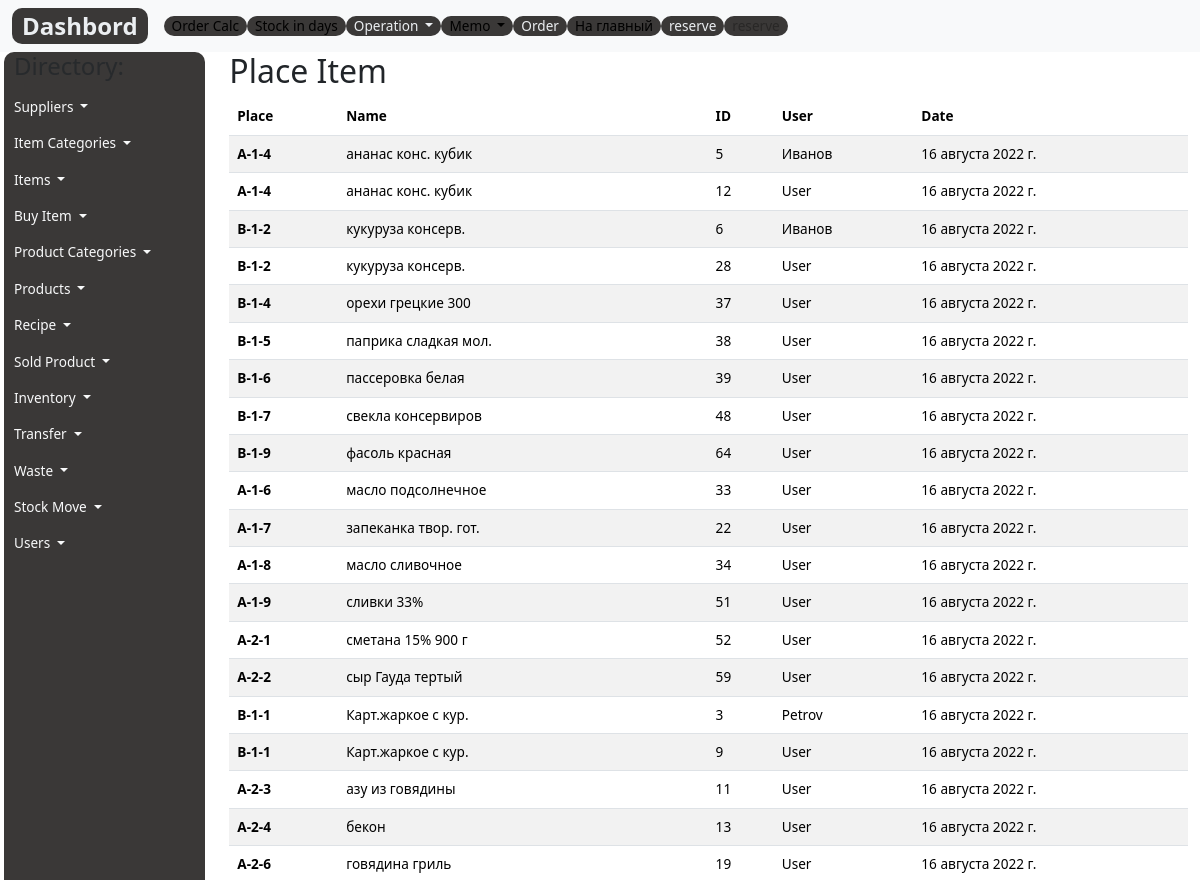
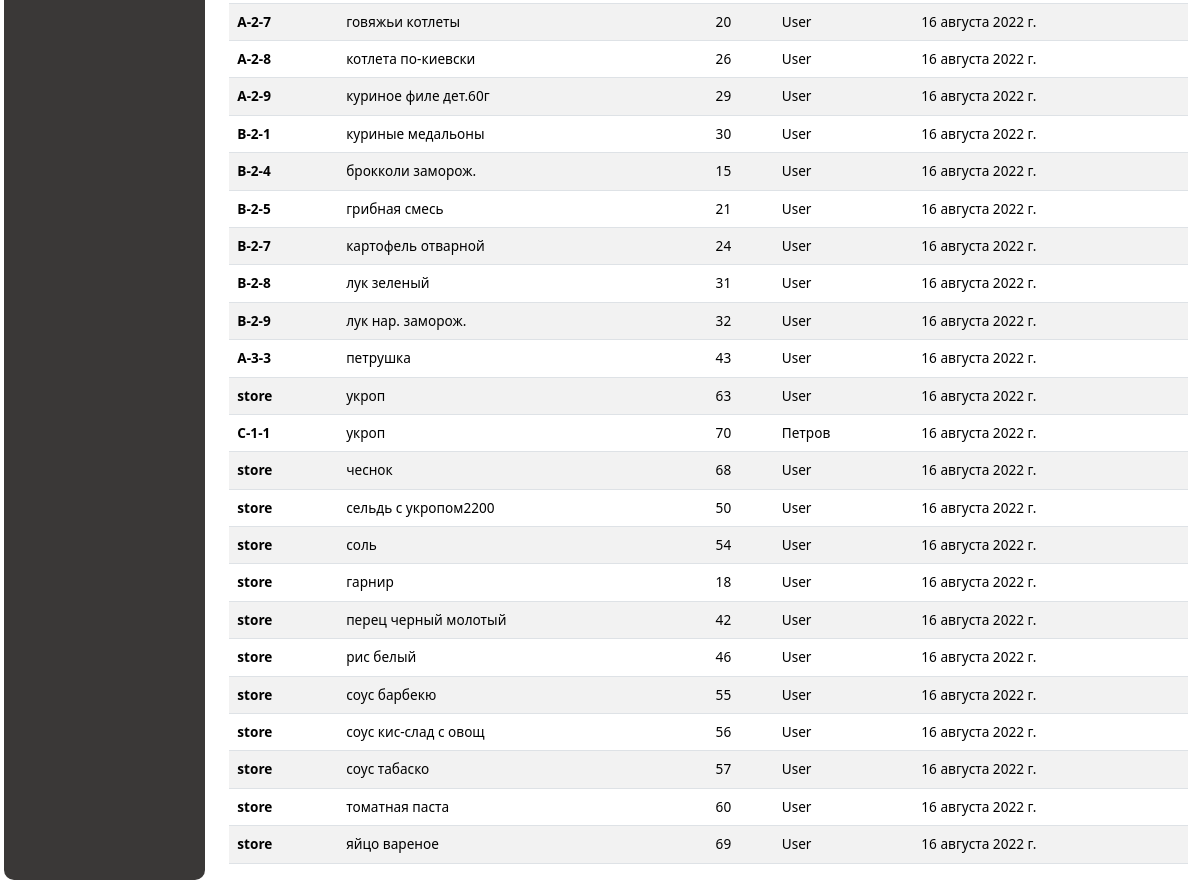
The app's page /control/place_list/, older data (2 pictures, top to bottom).
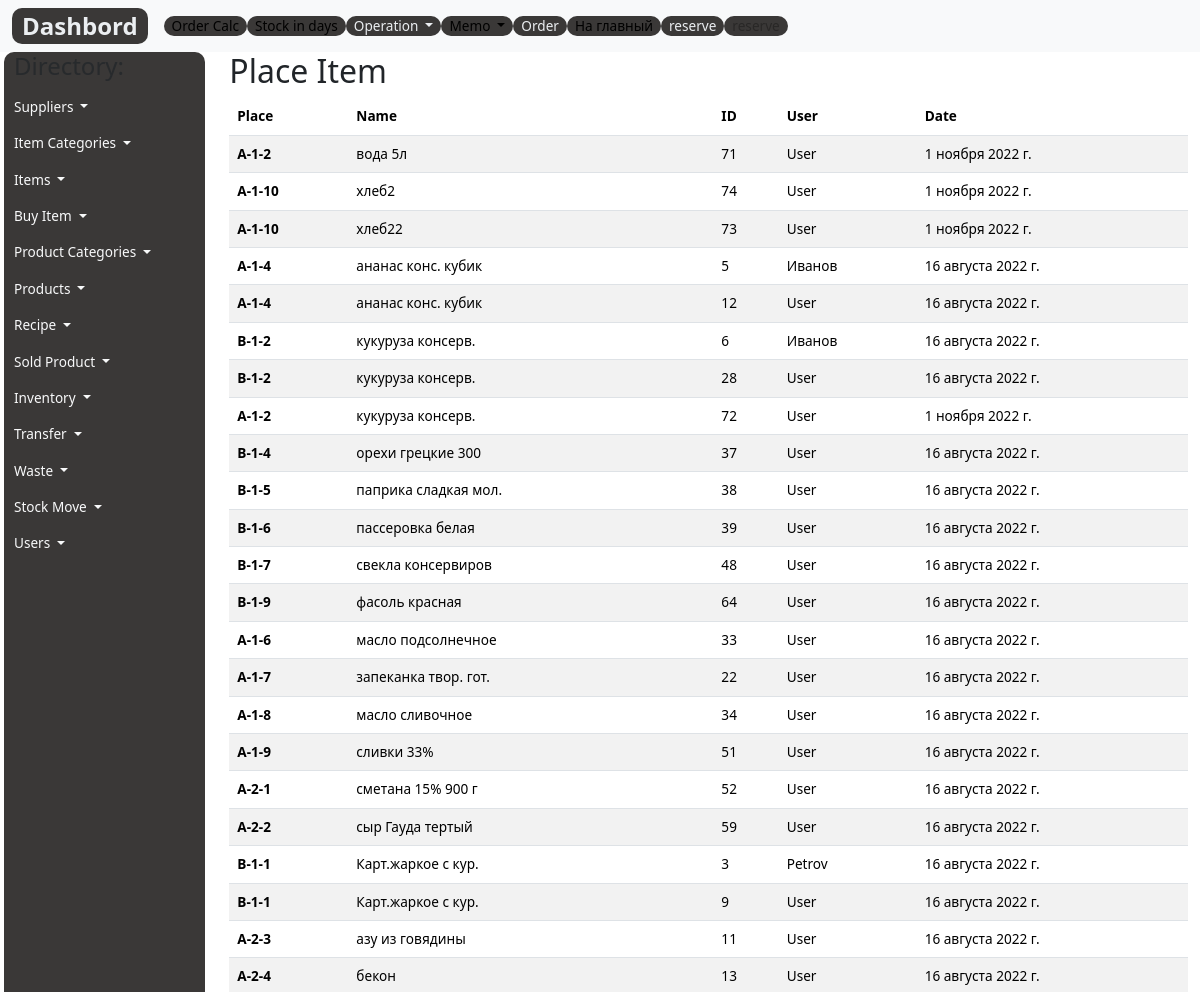
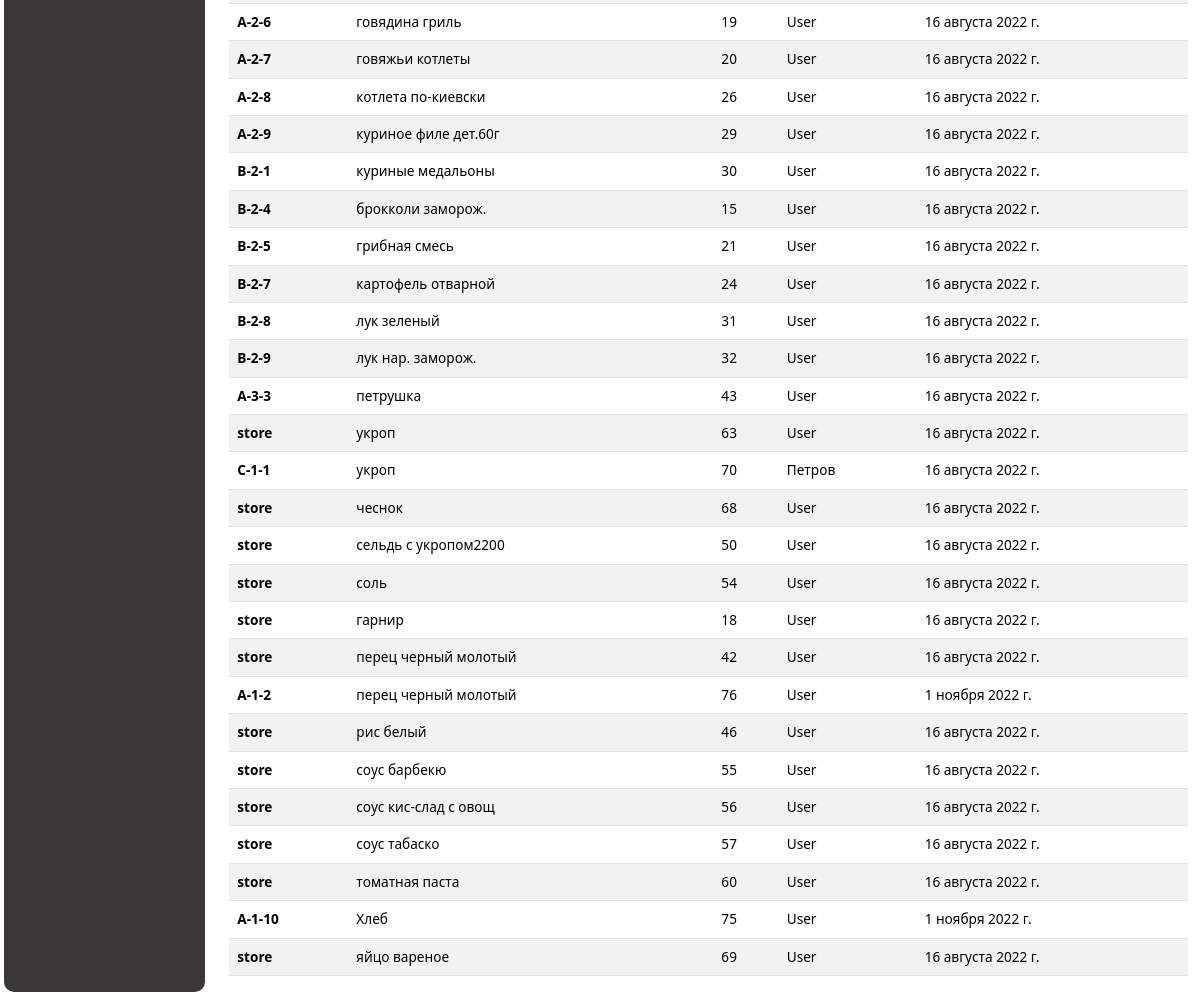
The same page, newer data (2 pictures, top to bottom).
### control/models.py (models this page shows, shortened)
class MoveItem(models.Model):
    name = models.ForeignKey(Item, null=True, verbose_name='Наименование', on_delete=models.CASCADE)# для form buy_item.html
    place= models.CharField(max_length=250,verbose_name='Место',  null=True ,help_text='Стеллаж - Ряд - Место',default='  ')
    document= models.CharField(max_length=250,verbose_name='Заполнил',  null=True ,default='User ')
    created_date = models.DateField(auto_now_add=True, verbose_name='Дата',)
    class Meta:
        ordering = ['name','id']
        verbose_name = 'Место'
        verbose_name_plural = 'Место'

### register/models.py (models this page shows, shortened)
class Item(models.Model):
    code=models.DecimalField(max_digits=12, unique=True, help_text="Не более 12 знаков",decimal_places=0,null=True,verbose_name='Код')
    name = models.CharField(max_length=200, help_text="Не более 200 знаков", unique=True,db_index=True)
    category = models.ForeignKey(
        CategoryItem, related_name='item', on_delete=models.CASCADE)
    supplier=models.ForeignKey(Supplier, related_name='item',on_delete=models.CASCADE)
    unit = models.CharField(max_length=50, help_text="Не более 50 знаков", choices=UNITS ) # pounds, lbs, oz ,grams, etc
    unit_cost = models.DecimalField(max_digits=10, help_text="Не более 10 знаков",decimal_places=2)
    description = models.TextField(blank=True, null=True)
    slug= models.SlugField(max_length=255, verbose_name='Url', unique=True)
    delivery_time = models.IntegerField(verbose_name='Дней', null=True)
    supply_pack = models.IntegerField(verbose_name='Упаковка, ед.', null=True, default=1)
    pack_weight= models.FloatField(verbose_name='вес упаковки', blank=True, null=True)
    pack_length=models.FloatField(verbose_name='длина упаковки', blank=True, null=True)
    pack_width = models.FloatField(verbose_name='ширина упаковки', blank=True, null=True)
    pack_height = models.FloatField(verbose_name='высота упаковки', blank=True, null=True)
    best_befor = models.DateField(blank=True, null=True, default=date.today()+timedelta(days=30))
    created_date= models.DateField(auto_now_add=True, verbose_name='Создан',null=True)
    updated_date = models.DateField(auto_now=True,  verbose_name='Изменен', null=True)
    class Meta:
        ordering = ['category','name']
        verbose_name = 'Товар'
        verbose_name_plural = 'Товары'
    def __str__(self):
        return self.name

### control/views.py (the view)
# urls.py: path('place_list/', PlaceItemsListView.as_view(), name='place-list'),
class PlaceItemsListView(ListView):
    model=MoveItem
    template_name = 'lists/place_list.html'
    context_object_name = 'places'

### control/templates/lists/place_list.html (shortened to what this page needs)
{% extends 'base.html' %}
{% block content %}
<div class="container">
  <h2>Place Item</h2>
  <table class="table table-striped">
    <thead style="position: sticky;
  top: -1px;
  z-index: 2;background: #9d9e9e;">
      <tr>
        <th scope="col">Place</th>
        <th scope="col">Name</th>
        <th scope="col">ID</th>
        <th scope="col">User</th>
        <th scope="col">Date</th>
      </tr>
    </thead>
    <tbody>
      {% for place in places %}
      <tr>
        <th scope="row">{{place.place}}</th>
        <td>{{place.name}}</td>
        <td>{{place.id}}</td>
        <td>{{place.document}}</td>
        <td>{{place.created_date}}</td>
      </tr>
      {% endfor %}
    </tbody>
  </table>
</div>
{% endblock %}

### templates/base.html (shortened to what this page needs)
{% load static %}
{% load bootstrap5 %}
<!DOCTYPE html>
<html lang="en">
<head>
  {% bootstrap_css %}
  <link rel="stylesheet" type="text/css" href="{% static 'css/style.css' %}">
</head>
<body>
  {% block navbar %}
  <nav class="navbar navbar-expand-lg bg-light">
    <div class="container-fluid">
      <a class="navbar-brand font1-b navbutt" href="{% url 'dashbord' %}">Dashbord</a>
      <div class="collapse navbar-collapse" id="navbarSupportedContent">
        <ul class="navbar-nav me-auto mb-2 mb-lg-0">
          <li class="nav-item">
            <a class="nav-link active navbutt" aria-current="page" href="{% url 'order_calc' %}">Order Calc</a>
          </li>
          <li class="nav-item">
            <a class="nav-link active navbutt" href="{% url 'stock_in_days' %}">Stock in days</a>
          </li>
          <li class="navbar-nav nav-item dropdown">
            <a class="nav-link dropdown-toggle navbutt" href="#" role="button" data-bs-toggle="dropdown"
              aria-expanded="false">
              Operation
            </a>
          </li>
          <li class="navbar-nav nav-item dropdown">
            <a class="nav-link dropdown-toggle navbutt active" href="#" role="button" data-bs-toggle="dropdown"
              aria-expanded="false">
              Memo
            </a>
          </li>
          <li class="nav-item">
            <a class="nav-link  navbutt" href="{% url 'order' %}">Order</a>
          </li>
          <li class="nav-item">
            <a class="nav-link active navbutt" aria-current="page" href="{% url 'dashbord' %}">На главный</a>
          </li>
          <li class="nav-item">
            <a class="nav-link  navbutt" href="{% url 'dashbord' %}">reserve</a>
          </li>
          <li class="nav-item">
            <a class="nav-link disabled navbutt" href="{% url 'dashbord' %}">reserve</a>
          </li>
        </ul>
      </div>
    </div>
  </nav>
  {% endblock %}
  <div class="ms-3">
    {% block menu%}
    <div class="row">
      <div class="col-2 navbutt text-muted">
        <h4>Directory:</h4>
        <ul class="nav navbar-nav">
          <li class="navbar-nav nav-item dropdown">
            <a class="nav-link dropdown-toggle text-light" href="#" role="button" data-bs-toggle="dropdown"
              aria-expanded="false">
              Suppliers
            </a>
          </li>
          <li class="navbar-nav nav-item dropdown">
            <a class="nav-link dropdown-toggle text-light" href="#" role="button" data-bs-toggle="dropdown"
              aria-expanded="false">
              Item Categories
            </a>
          </li>
          <li class="navbar-nav nav-item dropdown">
            <a class="nav-link dropdown-toggle text-light" href="#" role="button" data-bs-toggle="dropdown"
              aria-expanded="false">
              Items
            </a>
          </li>
          <li class="navbar-nav nav-item dropdown">
            <a class="nav-link dropdown-toggle text-light" href="#" role="button" data-bs-toggle="dropdown"
              aria-expanded="false">
              Buy Item
            </a>
          </li>
          <li class="navbar-nav nav-item dropdown">
            <a class="nav-link dropdown-toggle text-light" href="#" role="button" data-bs-toggle="dropdown"
              aria-expanded="false">
              Product Categories
            </a>
          </li>
          <li class="navbar-nav nav-item dropdown">
            <a class="nav-link dropdown-toggle text-light" href="#" role="button" data-bs-toggle="dropdown"
              aria-expanded="false">
              Products
            </a>
          </li>
          <li class="navbar-nav nav-item dropdown">
            <a class="nav-link dropdown-toggle text-light" href="#" role="button" data-bs-toggle="dropdown"
              aria-expanded="false">
              Recipe
            </a>
          </li>
          <li class="navbar-nav nav-item dropdown">
            <a class="nav-link dropdown-toggle text-light" href="#" role="button" data-bs-toggle="dropdown"
              aria-expanded="false">
              Sold Product
            </a>
          </li>
          <li class="navbar-nav nav-item dropdown">
            <a class="nav-link dropdown-toggle text-light" href="#" role="button" data-bs-toggle="dropdown"
              aria-expanded="false">
              Inventory
            </a>
          </li>
          <li class="navbar-nav nav-item dropdown">
            <a class="nav-link dropdown-toggle text-light" href="#" role="button" data-bs-toggle="dropdown"
              aria-expanded="false">
              Transfer
            </a>
          </li>
          <li class="navbar-nav nav-item dropdown">
            <a class="nav-link dropdown-toggle text-light" href="#" role="button" data-bs-toggle="dropdown"
              aria-expanded="false">
              Waste
            </a>
          </li>
          <li class="navbar-nav nav-item dropdown">
            <a class="nav-link dropdown-toggle text-light" href="#" role="button" data-bs-toggle="dropdown"
              aria-expanded="false">
              Stock Move
            </a>
          </li>
          <li class="navbar-nav nav-item dropdown">
            <a class="nav-link dropdown-toggle text-light" href="#" role="button" data-bs-toggle="dropdown"
              aria-expanded="false">
              Users
            </a>
          </li>
          {% endblock %}
      </div>
      <div class="col-10">
        {% block content %}CONTENT{% endblock %}
      </div>
</body>
</html>

### mms22/static/css/style.css (style rules this page uses)
body { font-size: 0.85rem !important; }
.navbutt { color: #ebeef1; background: #3a3837; border-radius: 10px; padding: 0 10px; }
.font1-b { font-size: 1.5rem; font-weight: 600; }

Row changes from the older to the newer data that the page shows:
added MoveItem: place "A-1-2", name "вода 5л", id "71", document "User", created_date "1 ноября 2022 г."
added MoveItem: place "A-1-10", name "хлеб2", id "74", document "User", created_date "1 ноября 2022 г."
added MoveItem: place "A-1-10", name "хлеб22", id "73", document "User", created_date "1 ноября 2022 г."
added MoveItem: place "A-1-2", name "кукуруза консерв.", id "72", document "User", created_date "1 ноября 2022 г."
added MoveItem: place "A-1-2", name "перец черный молотый", id "76", document "User", created_date "1 ноября 2022 г."
added MoveItem: place "A-1-10", name "Хлеб", id "75", document "User", created_date "1 ноября 2022 г."
